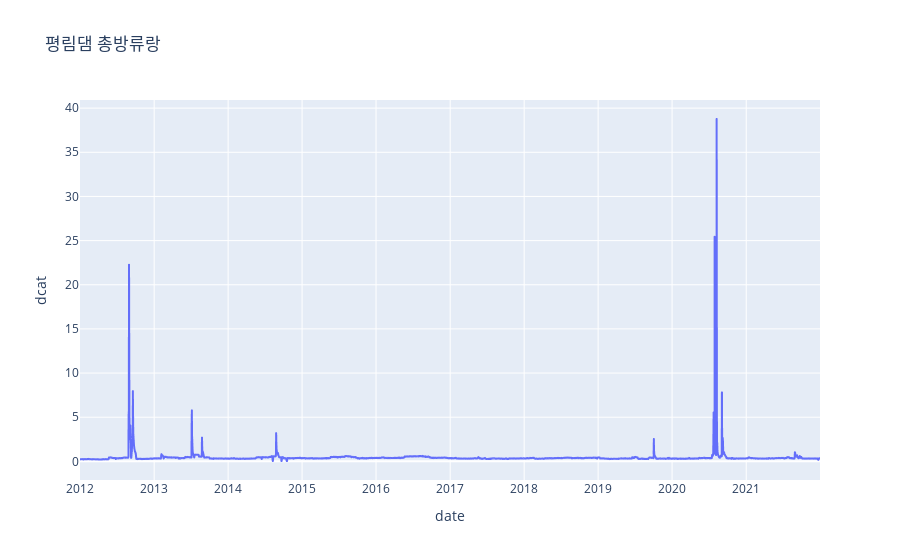

Notebook code cell kept with this figure:
### Code cell
fig = px.line(df1, x="date", y="dcat", title='평림댐 총방류랑')
fig.show()

### Figure 1 — Plotly figure (JSON) as saved in the notebook; plotly's stock layout.template omitted (floating-point values rounded to 4 significant figures; data arrays with more than 128 entries replaced by an {"elided": "..."} marker saying what was removed)
{"data": [{"hovertemplate": "date=%{x}<br>dcat=%{y}<extra></extra>", "legendgroup": "", "line": {"color": "#636efa", "dash": "solid"}, "marker": {"symbol": "circle"}, "mode": "lines", "name": "", "showlegend": false, "type": "scattergl", "x": {"elided": "3653 str values"}, "xaxis": "x", "y": {"elided": "3653 float values"}, "yaxis": "y"}], "layout": {"legend": {"tracegroupgap": 0}, "title": {"text": "평림댐 총방류랑"}, "xaxis": {"anchor": "y", "domain": [0, 1], "title": {"text": "date"}}, "yaxis": {"anchor": "x", "domain": [0, 1], "title": {"text": "dcat"}}}}
